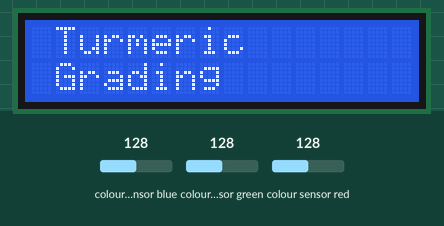
Simulated run of this sketch. Board: ESP32. On the bench: 16×2 character LCD. Wiring (inferred from the names in the program): TCS3200 colour sensor: output GPIO 15; S2 GPIO 2; S3 GPIO 4; S0 GPIO 19; S1 GPIO 18. The test bench sets the inputs (shaded band); at power-on: colour sensor blue 128, colour sensor green 128, colour sensor red 128. WiFi joins after 1.5 s; servers stay silent unless stated; what the sketch prints to the serial monitor is not drawn.

Above: at 0.1 s.
At 2.2 s:
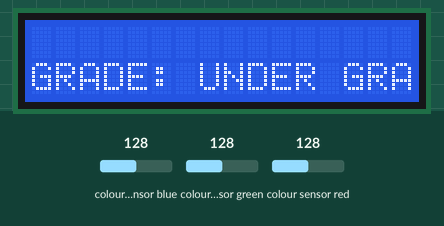

The sketch:

Turmeric_Grading.ino
```cpp
#include <LiquidCrystal_I2C.h>
#include <WiFi.h>
#include "ThingSpeak.h"
const char* ssid = "mahi";   // your network SSID (name)
const char* password = "mahi1026";   // your network password

WiFiClient  client;

unsigned long myChannelNumber =   2028997;
const char * myWriteAPIKey = "RY1WSUQNMZWS8GNU";
#define FIELD1 1

unsigned long lastTime = 0;
unsigned long timerDelay = 3;
LiquidCrystal_I2C lcd(0x27,16,2);  // set the LCD address to 0x3F for a 16 chars and 2 line display

#define outPin 15
#define s0 19
#define s1 18
#define s2 2
#define s3 4
int out1, out2, out3;
boolean DEBUG = true;

// Variables
int red, grn, blu;
String color ="";
long startTiming = 0;
long elapsedTime =0;


void setup(){
  Serial.begin(115200);

  pinMode(s0, OUTPUT);
  pinMode(s1, OUTPUT);
  pinMode(s2, OUTPUT);
  pinMode(s3, OUTPUT);
  pinMode(outPin, INPUT); //out from sensor becomes input to arduino

  // Setting frequency scaling to 100%
  digitalWrite(s0,HIGH);
  digitalWrite(s1,HIGH);
  ThingSpeak.begin(client);

  lcd.init();
  lcd.clear();
  lcd.backlight();      // Make sure backlight is on

  // Print a message on both lines of the LCD.
  lcd.setCursor(1,0);   //Set cursor to character 2 on line 0
  lcd.print("Turmeric");
  lcd.setCursor (1,1);
  lcd.print("Grading");
  delay(2000);
  lcd.clear();
  startTiming = millis();
  WiFi.mode(WIFI_STA);
}

void loop(){
  getColor();
  showDataLCD();

  if(DEBUG)

  elapsedTime = millis()-startTiming;
  if (elapsedTime > 1000) {

    startTiming = millis();
  }
  if ((millis() - lastTime) > timerDelay) {

    // Connect or reconnect to WiFi
    if(WiFi.status() != WL_CONNECTED){
      Serial.print("Attempting to connect");
      while(WiFi.status() != WL_CONNECTED){
        WiFi.begin(ssid, password);
        delay(5000);
      }
      Serial.println("\nConnected.");
    }
  }

    {
      if (color == "A - GRADE")
     {
       out1 == HIGH;
      }
     else if (color == "B - GRADE")
     {
       out2 == HIGH;
      }
     else
     {
       out3 == HIGH;
      }

    ThingSpeak.setField(1, red);
    ThingSpeak.setField(2, grn);
    ThingSpeak.setField(3, blu);
    ThingSpeak.setField(4, out1);
    ThingSpeak.setField(5, out2);
    ThingSpeak.setField(6, out3);
    ThingSpeak.writeFields(myChannelNumber, myWriteAPIKey);

    lastTime = millis();
  }


}
/* read RGB components */
void readRGB()
{
  red = 0, grn=0, blu=0;

  int n = 10;
  for (int i = 0; i < n; ++i){
    //read red component
    digitalWrite(s2, LOW);
    digitalWrite(s3, LOW);
    red = red + pulseIn(outPin, LOW);

   //read green component
    digitalWrite(s2, HIGH);
    digitalWrite(s3, HIGH);
    grn = grn + pulseIn(outPin, LOW);

   //let's read blue component
    digitalWrite(s2, LOW);
    digitalWrite(s3, HIGH);
    blu = blu + pulseIn(outPin, LOW);
  }
  red = red/n;
  grn = grn/n;
  blu = blu/n;

}
///***************************************************
//* Showing capured data at LCD
//****************************************************/
void showDataLCD(void){
lcd.clear();
lcd.setCursor (0,4);

lcd.print("GRADE: ");
lcd.print(color);
}


void getColor(){
  readRGB();

    if(red > 40 && red < 50 && grn > 55 && grn < 65 && blu >  45 && blu < 55) color = "A - GRADE";//BRIGHT YELLOW ORANGE COLOR
else if(red > 55 && red < 65 && grn > 75 && grn < 85 && blu > 65 && blu < 75) color = "B - GRADE";//LIGHT YELLOW ORANGE COLOR
else  color = "UNDER GRADE";// FOR ANYOTHER COLOR CODE

}
```

Measured:
- what the display in image 0 shows lasts 2.0 s, from 0.1 s to 2.1 s
